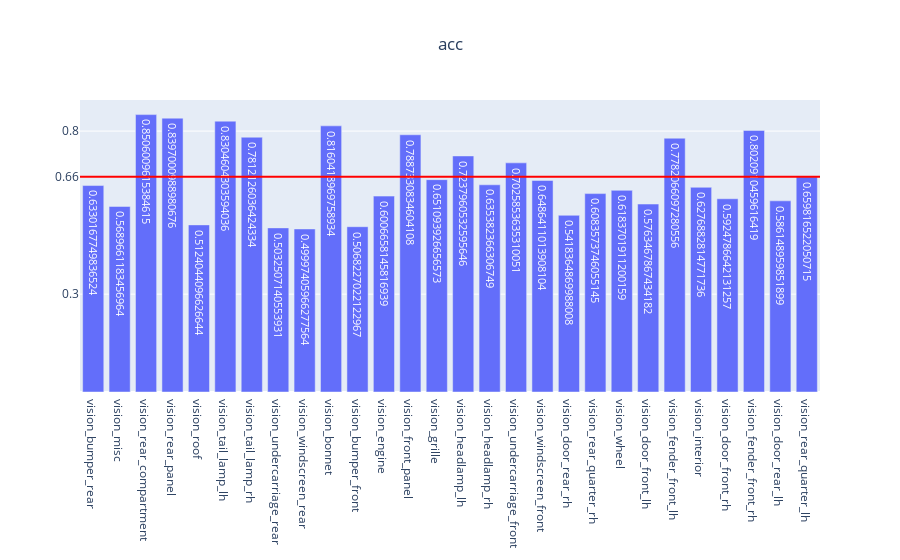

Notebook cell for this chart:
### Code cell
genVisMulitlabel(partEvalMetrics, "acc")

### Figure 1 — Plotly figure (JSON) as saved in the notebook; plotly's stock layout.template omitted (floating-point values rounded to 4 significant figures)
{"data": [{"text": [0.633, 0.569, 0.8506, 0.8397, 0.5124, 0.8305, 0.7812, 0.5033, 0.5, 0.816, 0.5068, 0.6007, 0.7887, 0.6511, 0.7238, 0.6354, 0.7026, 0.6486, 0.5418, 0.6084, 0.6184, 0.5763, 0.7782, 0.6277, 0.5925, 0.8021, 0.5861, 0.6598], "type": "bar", "x": ["vision_bumper_rear", "vision_misc", "vision_rear_compartment", "vision_rear_panel", "vision_roof", "vision_tail_lamp_lh", "vision_tail_lamp_rh", "vision_undercarriage_rear", "vision_windscreen_rear", "vision_bonnet", "vision_bumper_front", "vision_engine", "vision_front_panel", "vision_grille", "vision_headlamp_lh", "vision_headlamp_rh", "vision_undercarriage_front", "vision_windscreen_front", "vision_door_rear_rh", "vision_rear_quarter_rh", "vision_wheel", "vision_door_front_lh", "vision_fender_front_lh", "vision_interior", "vision_door_front_rh", "vision_fender_front_rh", "vision_door_rear_lh", "vision_rear_quarter_lh"], "y": [0.633, 0.569, 0.8506, 0.8397, 0.5124, 0.8305, 0.7812, 0.5033, 0.5, 0.816, 0.5068, 0.6007, 0.7887, 0.6511, 0.7238, 0.6354, 0.7026, 0.6486, 0.5418, 0.6084, 0.6184, 0.5763, 0.7782, 0.6277, 0.5925, 0.8021, 0.5861, 0.6598]}], "layout": {"shapes": [{"line": {"color": "red", "width": 2}, "type": "line", "x0": 0, "x1": 1, "xref": "x domain", "y0": 0.6602, "y1": 0.6602, "yref": "y"}], "title": {"text": "acc", "x": 0.5}, "yaxis": {"tickmode": "array", "tickvals": ["0.66", 0.3, 0.8]}}}
